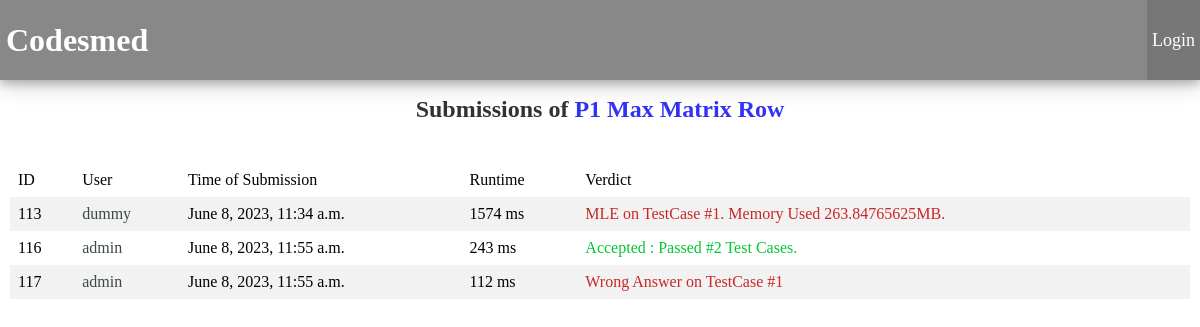
The page /submissions/1 on the database its author committed.
### problems/models.py (models this page shows)
class Problem(models.Model) :
    name = models.CharField(max_length=200)
    data_dir_path = models.CharField(max_length=200)
    difficulty = models.IntegerField()
    num_testcases = models.IntegerField()
    time_limit = models.FloatField(default=1)

class Submission(models.Model) :
    user = models.ForeignKey(User, on_delete=models.CASCADE)
    problem = models.ForeignKey(Problem, on_delete=models.CASCADE)
    source_file_path = models.CharField(max_length=200)
    verdict = models.CharField(max_length=50) # Time Limit Exceeded on Test Case 1000 (37 chars)
    verdict_type = models.IntegerField()
    runtime = models.IntegerField()
    language_id = models.IntegerField()
    submission_time = models.DateTimeField()

### problems/views.py (the view)
# urls.py: path('submissions/<int:problem_id>', views.submissions_detail, name='submissions_detail_path'),
def submissions_detail(request, problem_id):
    problem = get_object_or_404(Problem, pk=problem_id)
    context = {'problem': problem, **get_cur_user_context(request) }
    return render(request, 'problems/submissions_detail.html', context)

### problems/views.py (called while the page is built)
def get_cur_user_context(request):
    is_logged_in = True
    username = ''
    if not is_cur_user_logged_in(request) :
        is_logged_in = False
    else :
        username = request.user.username
    return {
        'is_logged_in' : is_logged_in,
        'username' : username,
    }

def is_cur_user_logged_in(request):
    return request.user.is_authenticated

### problems/templates/problems/submissions_detail.html (shortened to what this page needs)
{% extends "problems/base.html" %}
{% block content_root %}
<div id="content-root">
    <h2 class="heading2">Submissions of
        <a href="{% url 'problems:detail_submit_path' problem.id %}">
            P{{problem.id}} {{problem.name}}
        </a>
    </h2>
    <table class="fancy-table-1">
    <tbody>
        <tr>
            <td class="table-header-cell" >ID</td>
            <td class="table-header-cell" >User</td>
            <td class="table-header-cell" >Time of Submission</td>
            <td class="table-header-cell" >Runtime</td>
            <td class="table-header-cell" >Verdict</td>
        </tr>
        {% for submission in problem.submission_set.all %}
        <tr id="submission-{{submission.id}}">
            <td>{{submission.id}}</td>
            <td>
                <a href="{% url 'problems:user_profile_path' submission.user.username %}">{{submission.user.username}}</a>
            </td>
            <td>{{submission.submission_time}}</td>
            <td>{{submission.runtime}} ms</td>
            <td class="verdict-text-{{submission.verdict_type}}">{{submission.verdict}}</td>
        </tr>
        {% endfor %}
    </tbody>
    </table>
</div>
{% endblock content_root %}

### problems/static/problems/styles/common.css (style rules this page uses)
:root { --primary_colour : #fffffa; --button_colour : rgba(80, 80, 80, 0.2); --ac_green_colour : rgb(0,200,50); --wa_red_colour : rgb(200,40,40); --tle_yellow_colour : rgb(150,80,50); --error_verdict_colour : rgb(40, 40, 40); }
body { font-family: "Consolas", "Century Gothic"; }
* { padding: 0px; margin: 0px; }
a:link, a:visited { text-decoration: none; }
#content-root { margin-top: 2vh; }
.fancy-table-1 { border : 0px; border-spacing: 0px; padding-left: 10px; padding-right: 10px; width: 100%; }
.fancy-table-1 td { padding: 8px; }
.fancy-table-1 tr:nth-child(even) { background-color: #f2f2f2; }
.fancy-table-1 tr a { color : #3d4a42; }
.heading2 { text-align: center; opacity: 0.8; margin-bottom: 5vh; }
.verdict-text-0 { color: var(--ac_green_colour); }
.verdict-text-1 { color: var(--wa_red_colour); }
.verdict-text-4 { color: var(--wa_red_colour); }

### rows shown on the page
Problem: id "1", name "Max Matrix Row"
Submission: id "113", user.username "dummy", submission_time "June 8, 2023, 11:34 a.m.", runtime "1574", verdict "MLE on TestCase #1. Memory Used 263.84765625MB."
Submission: id "116", user.username "admin", submission_time "June 8, 2023, 11:55 a.m.", runtime "243", verdict "Accepted : Passed #2 Test Cases."
Submission: id "117", user.username "admin", submission_time "June 8, 2023, 11:55 a.m.", runtime "112", verdict "Wrong Answer on TestCase #1"
